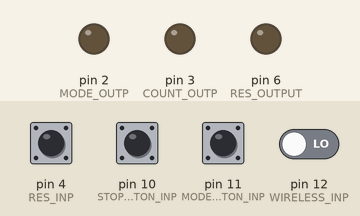
A sketch run on a simulated Arduino Uno, built with avr-gcc and run on an emulated ATmega328P. Parts: output pins drawn as LEDs (lit = HIGH). Dashed ring = blinking. The test bench sets the inputs (shaded band); at power-on: pin 4 (RES_INP), pin 10 (STOPBUTTON_INP), pin 11 (MODE_BUTTON_INP) HIGH, pin 12 (WIRELESS_INP) LOW.

Above: at 1.2 s.
1.3 s: pin 10 (STOPBUTTON_INP) pulled LOW for 0.15 s
At 1.9 s:
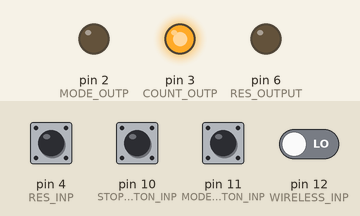
3.0 s: pin 12 (WIRELESS_INP) driven HIGH
At 3.15 s:
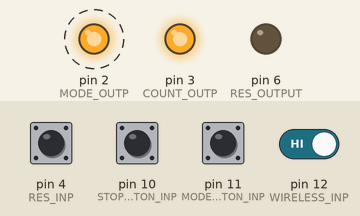
6.0 s: pin 4 (RES_INP) pulled LOW for 0.15 s
At 6.15 s:
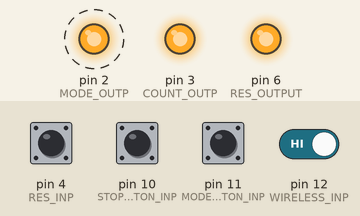
9.0 s: pin 12 (WIRELESS_INP) driven LOW
At 9.0 s:
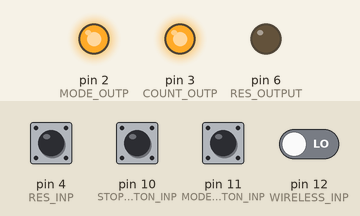
10.5 s: pin 10 (STOPBUTTON_INP) pulled LOW for 1 s
At 11.3 s:
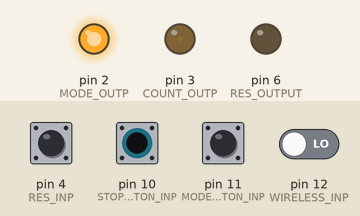
13.0 s: pin 10 (STOPBUTTON_INP) pulled LOW for 0.15 s
At 14.3 s:
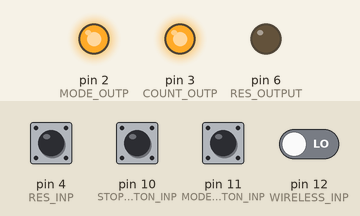
Timing chart, 0 to 15.7 s (numbered marks = the images above; inputs shaded):
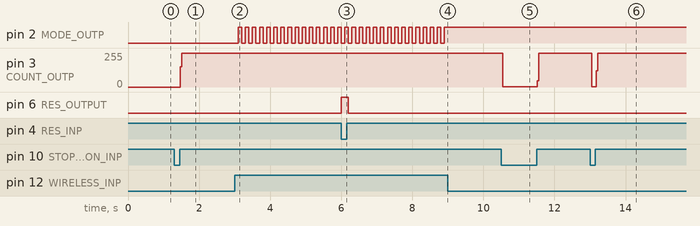

Measured:
- after the input at 1.3 s, pin 3 (COUNT_OUTP): 0/255 → 255/255 after 0.18 s
- after the input at 3.0 s, pin 2 (MODE_OUTP): alternates HIGH for 0.10 s and LOW for 0.10 s, starting after 0.10 s
- after the input at 6.0 s, pin 6 (RES_OUTPUT): LOW → HIGH at once, → LOW 0.20 s later
- after the input at 9.0 s, pin 2 (MODE_OUTP): stops changing and stays HIGH
- after the input at 10.5 s, pin 3 (COUNT_OUTP): 255/255 → 1/255 after 0.05 s, → 255/255 0.96 s later
- after the input at 13.0 s, pin 3 (COUNT_OUTP): 255/255 → 1/255 after 0.05 s, → 255/255 0.12 s later

The sketch:

10sCounting.ino
```cpp
#define WIRELESS_INP 12
#define MODE_BUTTON_INP 11
#define STOPBUTTON_INP 10
#define RES_INP 4

#define MODE_OUTP 2
#define COUNT_OUTP 3
#define RES_OUTPUT 6

bool fakeMode = false;

void setup(){
  Serial.begin(9600);
  pinMode(WIRELESS_INP, INPUT); // need pull down
  pinMode(MODE_BUTTON_INP, INPUT_PULLUP);
  pinMode(STOPBUTTON_INP, INPUT_PULLUP);
  pinMode(RES_INP, INPUT_PULLUP);

  pinMode(MODE_OUTP, OUTPUT);
  pinMode(COUNT_OUTP, OUTPUT);
  pinMode(RES_OUTPUT, OUTPUT); // high if pass

}

void loop(){
  digitalWrite(MODE_OUTP, fakeMode);
  digitalWrite(RES_OUTPUT, !digitalRead(RES_INP));
  if(!digitalRead(MODE_BUTTON_INP)|| digitalRead(WIRELESS_INP)){
    delay(100);
    if(!digitalRead(MODE_BUTTON_INP)|| digitalRead(WIRELESS_INP)){
    fakeMode = !fakeMode;
    }
  }
  if(!digitalRead(STOPBUTTON_INP)){
    digitalWrite(COUNT_OUTP, LOW);
    delay(5);
    digitalWrite(COUNT_OUTP, HIGH);
  }
}
```
